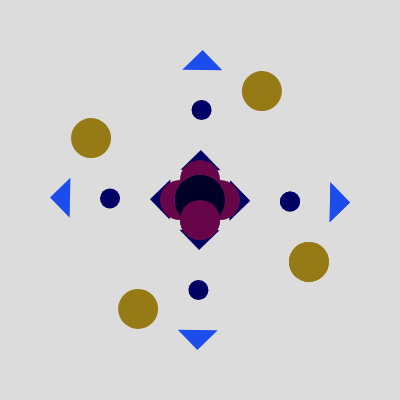
Frame 1 (no input)
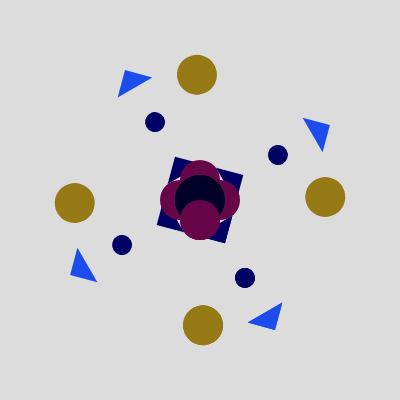
Frame 60 (no input)
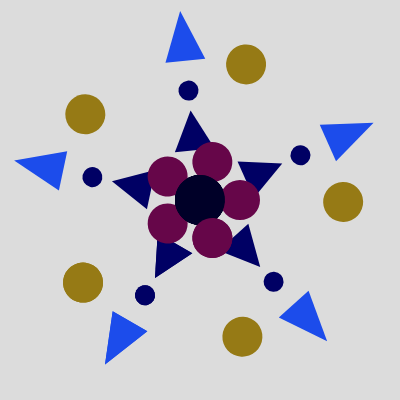
Frame 120 (the mouse pressed at the canvas centre since frame 60)

The p5.js sketch that drew these frames (run headless with seeded random() and noise() and a simulated clock; from frame 60 on, the mouse is pressed at the canvas centre):

// p5.js sketch
// ── sketch.js
let rot=20;
let div=4;

function setup() {
  createCanvas(400, 400);
  angleMode(DEGREES);
  background(0,0,0);
}

function draw() {
  background(220);

  push();

  translate(width/2,height/2);
  noStroke();



  rotate(frameCount);
  for(let i=0; i<=div; i++ ){



    fill(0,0,100);
    ellipse(90+ mouseX/10,0,20);
    triangle(30+mouseX/10,-20, 30+mouseX/10,20,50+ mouseX/5,0);
   

    fill(150, 122, 21);
    ellipse(110+ mouseX/10,60,40);

    fill(28, 76, 235);
    triangle(130+mouseX/20,-20, 130+mouseX/20,20,150+ mouseX/5,0);
    rotate(360/div);
  }

  rotate(-frameCount);
  for(let i=0; i<=div; i++ ){
      fill(0,0,40);
      ellipse(0,0,50);

      fill(102, 6, 73);
      ellipse(20 + mouseX/10,0,40);
      rotate(360/div);
  }



  pop();
}



function mousePressed(){
  div+=1;
}
